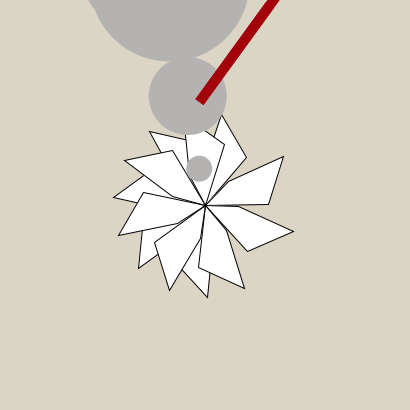
Frame 1 (no input)
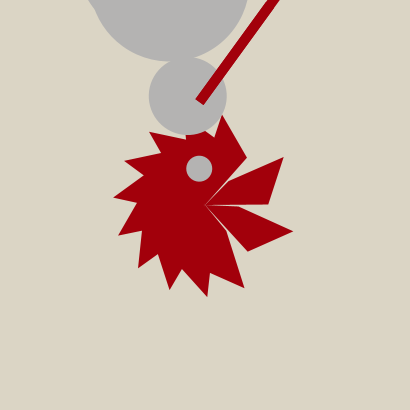
Frame 60 (the mouse pressed at the canvas centre just before this capture)
Frame 120 (the mouse held since frame 60 and released just before this capture): identical to frame 60, image omitted

The Processing sketch that drew these frames (run headless with seeded random() and noise(); from frame 60 on, the mouse is pressed at the canvas centre):

// Processing sketch: processing_84781
// ── processing_84781.pde

void setup(){
  size(410,410);
}
 
void draw(){
  background(219,213,197);
  
smooth();
translate(width/2, height/2); for (int i=0;i<360;i+=30){
rotate(radians(48));
quad(0, 0, 30, 15, 70, 60, 20, 60);
}
  
      // ellipse grise
  fill(#B4B3B2);
  noStroke();
  ellipse(26, 26, 26, 26);

  
  // ellipse grise
  fill(#B4B3B2);
  noStroke();
  ellipse(160, 160, 160, 160);
  ellipse(78, 78, 78, 78);
  ellipse(180, 180, 180, 180);
  
  // red rect vertical
  fill(162,0,11);
  noStroke();
  rect(60,80,10,170);
  
  // red rect vertical
  fill(162,0,11);

  noStroke();
  rect(60,80,10,120);
  
  
}
